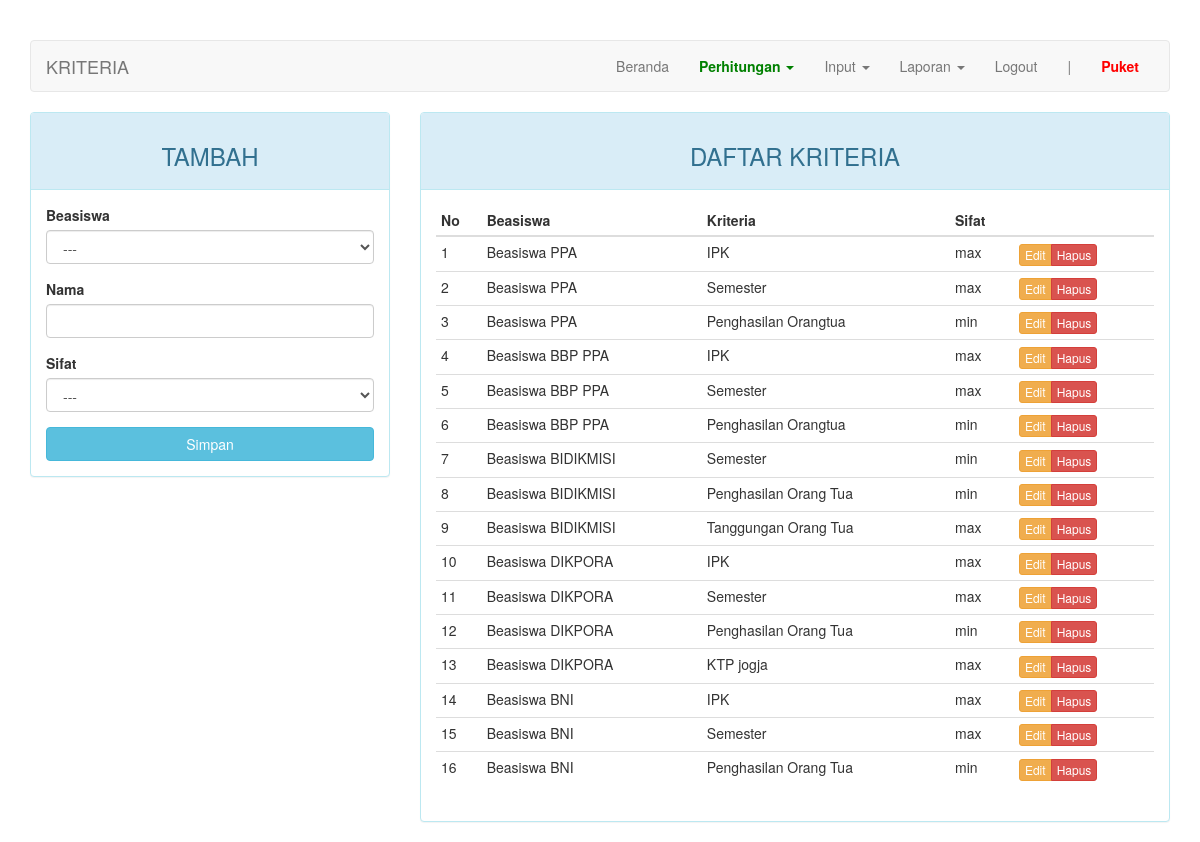
/index.php?page=kriteria (signed in), run on the app's committed database.
### tables this page shows
CREATE TABLE IF NOT EXISTS `kriteria` (
  `kd_kriteria` int(11) NOT NULL AUTO_INCREMENT,
  `kd_beasiswa` int(11) NOT NULL,
  `nama` varchar(50) DEFAULT NULL,
  `sifat` enum('min','max') DEFAULT NULL,
  PRIMARY KEY (`kd_kriteria`),
  KEY `kd_beasiswa` (`kd_beasiswa`),
  KEY `kd_beasiswa_2` (`kd_beasiswa`)
);

CREATE TABLE IF NOT EXISTS `beasiswa` (
  `kd_beasiswa` int(11) NOT NULL AUTO_INCREMENT,
  `nama` varchar(50) DEFAULT NULL,
  PRIMARY KEY (`kd_beasiswa`)
);

### page/kriteria.php (the view, shortened to what this page needs)
<?php
$update = (isset($_GET['action']) AND $_GET['action'] == 'update') ? true : false;
?>
<div class="row">
	<div class="col-md-4">
	    <div class="panel panel-<?= ($update) ? "warning" : "info" ?>">
	        <div class="panel-heading"><h3 class="text-center"><?= ($update) ? "EDIT" : "TAMBAH" ?></h3></div>
	        <div class="panel-body">
	            <form action="<?=$_SERVER['REQUEST_URI']?>" method="POST">
									<div class="form-group">
										<label for="kd_beasiswa">Beasiswa</label>
										<select class="form-control" name="kd_beasiswa">
											<option>---</option>
										</select>
									</div>
	                <div class="form-group">
	                    <label for="nama">Nama</label>
	                    <input type="text" name="nama" class="form-control" <?= (!$update) ?: 'value="'.$row["nama"].'"' ?>>
	                </div>
									<div class="form-group">
	                  <label for="sifat">Sifat</label>
										<select class="form-control" name="sifat">
											<option>---</option>
										</select>
									</div>
	                <button type="submit" class="btn btn-<?= ($update) ? "warning" : "info" ?> btn-block">Simpan</button>
	            </form>
	        </div>
	    </div>
	</div>
	<div class="col-md-8">
	    <div class="panel panel-info">
	        <div class="panel-heading"><h3 class="text-center">DAFTAR KRITERIA</h3></div>
	        <div class="panel-body">
	            <table class="table table-condensed">
	                <thead>
	                    <tr>
	                        <th>No</th>
	                        <th>Beasiswa</th>
	                        <th>Kriteria</th>
	                        <th>Sifat</th>
	                        <th></th>
	                    </tr>
	                </thead>
	                <tbody>
	                    <?php $no = 1; ?>
	                    <?php if ($query = $connection->query("SELECT a.nama AS kriteria, b.nama AS beasiswa, a.kd_kriteria, a.sifat FROM kriteria a JOIN beasiswa b USING(kd_beasiswa)")): ?>
	                        <?php while($row = $query->fetch_assoc()): ?>
	                        <tr>
	                            <td><?=$no++?></td>
	                            <td><?=$row['beasiswa']?></td>
	                            <td><?=$row['kriteria']?></td>
	                            <td><?=$row['sifat']?></td>
	                            <td>
	                                <div class="btn-group">
	                                    <a href="?page=kriteria&action=update&key=<?=$row['kd_kriteria']?>" class="btn btn-warning btn-xs">Edit</a>
	                                    <a href="?page=kriteria&action=delete&key=<?=$row['kd_kriteria']?>" class="btn btn-danger btn-xs">Hapus</a>
	                                </div>
	                            </td>
	                        </tr>
	                        <?php endwhile ?>
	                    <?php endif ?>
	                </tbody>
	            </table>
	        </div>
	    </div>
	</div>
</div>

### index.php (style rules this page uses)
body { margin-top: 40px; }

### data on the page
kriteria: kd_beasiswa.nama "Beasiswa PPA", nama "IPK", sifat "max"
kriteria: kd_beasiswa.nama "Beasiswa PPA", nama "Semester", sifat "max"
kriteria: kd_beasiswa.nama "Beasiswa PPA", nama "Penghasilan Orangtua", sifat "min"
kriteria: kd_beasiswa.nama "Beasiswa BBP PPA", nama "IPK", sifat "max"
kriteria: kd_beasiswa.nama "Beasiswa BBP PPA", nama "Semester", sifat "max"
kriteria: kd_beasiswa.nama "Beasiswa BBP PPA", nama "Penghasilan Orangtua", sifat "min"
kriteria: kd_beasiswa.nama "Beasiswa BIDIKMISI", nama "Semester", sifat "min"
kriteria: kd_beasiswa.nama "Beasiswa BIDIKMISI", nama "Penghasilan Orang Tua", sifat "min"
kriteria: kd_beasiswa.nama "Beasiswa BIDIKMISI", nama "Tanggungan Orang Tua", sifat "max"
kriteria: kd_beasiswa.nama "Beasiswa DIKPORA", nama "IPK", sifat "max"
kriteria: kd_beasiswa.nama "Beasiswa DIKPORA", nama "Semester", sifat "max"
kriteria: kd_beasiswa.nama "Beasiswa DIKPORA", nama "Penghasilan Orang Tua", sifat "min"
kriteria: kd_beasiswa.nama "Beasiswa DIKPORA", nama "KTP jogja", sifat "max"
kriteria: kd_beasiswa.nama "Beasiswa BNI", nama "IPK", sifat "max"
kriteria: kd_beasiswa.nama "Beasiswa BNI", nama "Semester", sifat "max"
kriteria: kd_beasiswa.nama "Beasiswa BNI", nama "Penghasilan Orang Tua", sifat "min"

### other printed values
$str "KRITERIA"
$_SESSION["username"] "Puket"
